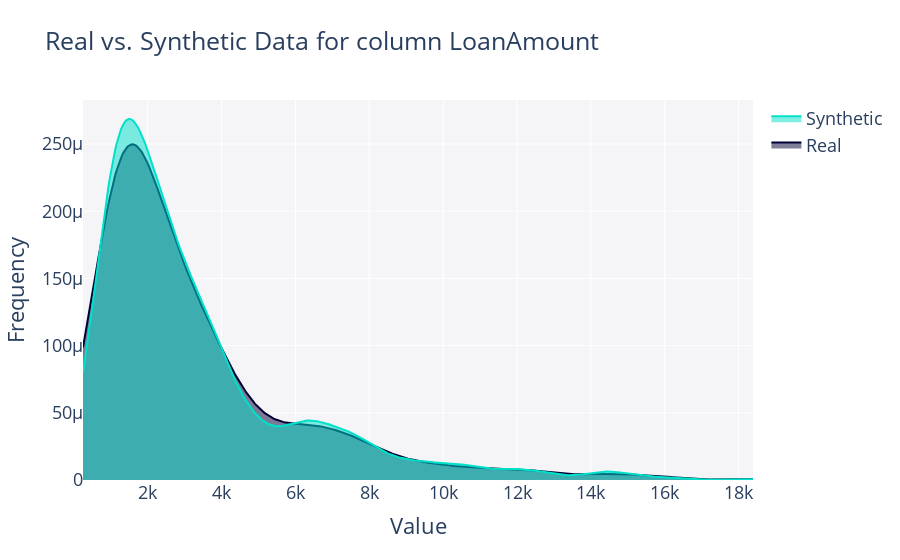

Write notebook code for a chart like this one.
### Code cell
from sdv.evaluation.single_table import get_column_plot

fig = get_column_plot(
    real_data=real_data,
    synthetic_data=synthetic_data,
    column_name='LoanAmount',
    metadata=metadata
)

fig.show()

### Figure 1 — Plotly figure (JSON) as saved in the notebook; plotly's stock layout.template omitted (floating-point values rounded to 4 significant figures; data arrays with more than 128 entries replaced by an {"elided": "..."} marker saying what was removed)
{"data": [{"fill": "tozeroy", "hovertemplate": "<b>Real</b><br>Value: %{x}<br>Frequency: %{y}<extra></extra>", "legendgroup": "Real", "marker": {"color": "#000036"}, "mode": "lines", "name": "Real", "showlegend": true, "type": "scatter", "x": {"elided": "500 float values"}, "xaxis": "x", "y": {"elided": "500 float values"}, "yaxis": "y"}, {"fill": "tozeroy", "hovertemplate": "<b>Synthetic</b><br>Value: %{x}<br>Frequency: %{y}<extra></extra>", "legendgroup": "Synthetic", "marker": {"color": "#01E0C9"}, "mode": "lines", "name": "Synthetic", "showlegend": true, "type": "scatter", "x": {"elided": "500 float values"}, "xaxis": "x", "y": {"elided": "500 float values"}, "yaxis": "y"}], "layout": {"barmode": "overlay", "font": {"size": 18}, "hovermode": "closest", "legend": {"traceorder": "reversed"}, "plot_bgcolor": "#F5F5F8", "title": {"text": "Real vs. Synthetic Data for column LoanAmount"}, "xaxis": {"anchor": "y2", "domain": [0, 1], "title": {"text": "Value"}, "zeroline": false}, "yaxis": {"anchor": "free", "domain": [0, 1], "position": 0, "title": {"text": "Frequency"}}}}
